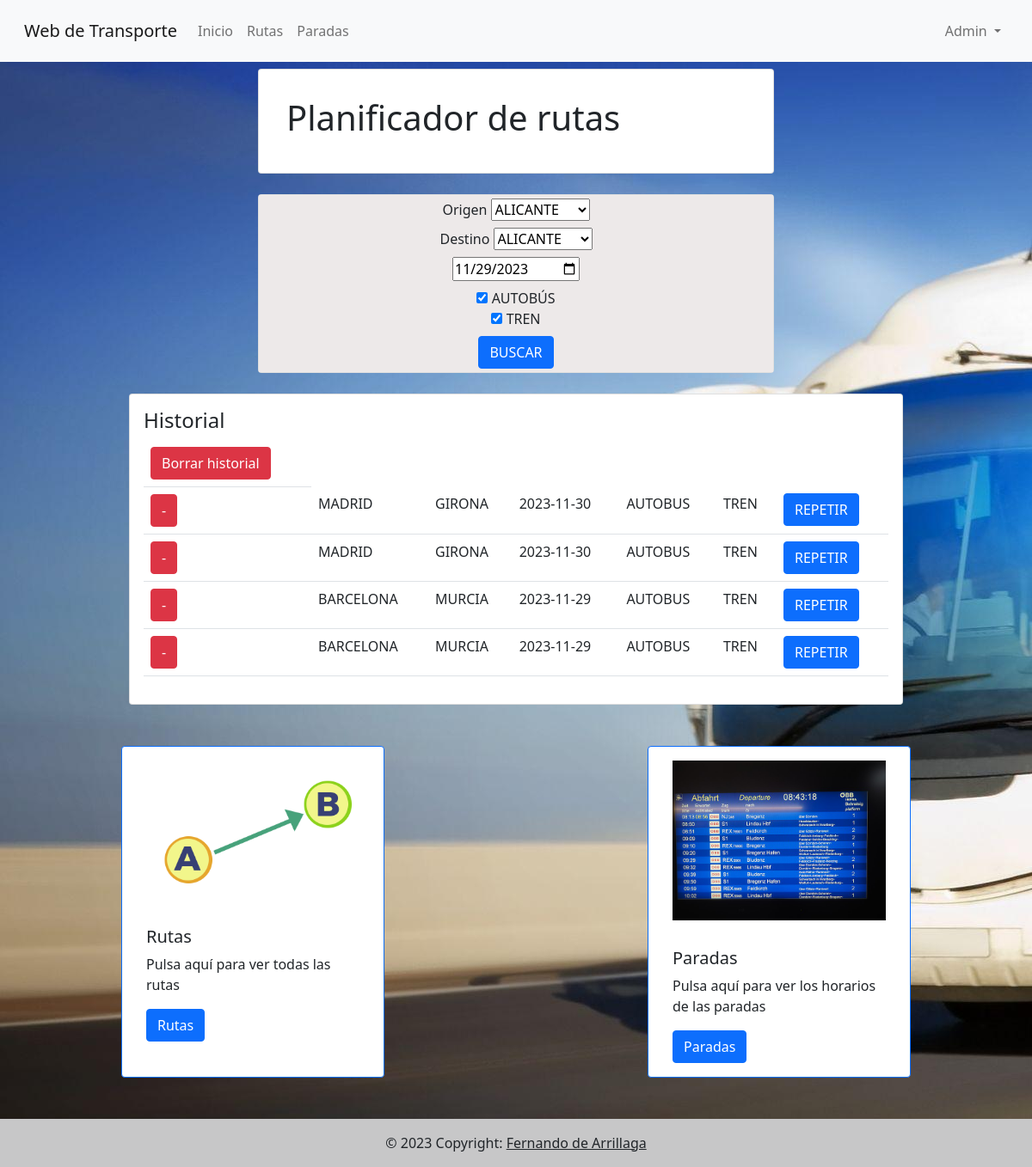
Page /index.php (signed in) on the committed database.
### tables this page shows
CREATE TABLE `historial` (
  `id` int(11) NOT NULL,
  `origen` varchar(11) DEFAULT NULL,
  `destino` varchar(11) DEFAULT NULL,
  `ruta` varchar(100) DEFAULT NULL,
  `parada` varchar(20) DEFAULT NULL,
  `fecha` date NOT NULL,
  `autobus` varchar(10) DEFAULT NULL,
  `tren` varchar(10) DEFAULT NULL,
  `id_usuario` int(11) DEFAULT NULL
);

### historial.php (the view, shortened to what this page needs)
<div class="d-flex justify-content-center">
    <div class="card text-start col-12 col-lg-9">
      <div class="card-body">
        <h4 class="card-title">Historial</h4>
        <?php
        $id=$_SESSION["id"];
        if ($pagina=="inicio") {
            $query="SELECT * FROM `historial` WHERE `origen` IS not null AND `destino` IS not null AND `id_usuario`=$id order BY `id` desc;";
        } elseif ($pagina=="rutas") {
            $query="SELECT * FROM `historial` WHERE `ruta` IS NOT NULL AND `id_usuario`=$id  order BY `id` desc;";
        } elseif ($pagina=="paradas") {
            $query="SELECT * FROM `historial` WHERE (`origen` is null AND `destino` is not null) OR (`origen` is NOT null AND `destino` is null) AND `id_usuario`=$id  order BY `id` desc;";
        }
        $sql=$conexion->query($query);
        $rows = array();
        while ($row = mysqli_fetch_assoc($sql)) {
        array_push($rows, $row);
        }
        ?>
        <table class="table table-stripped">
        <form action="borrarHistorial.php" method="post">
            <td><input type="submit" class="btn btn-danger" value="Borrar historial"></a></td>
            </form>
        <?php
        for ($i=0; $i < count($rows); $i++) {
            echo "<tr>";?>
            <form action="borrarHistorial.php" method="post">
            <td><input type="submit" class="btn btn-danger" value="-"></a></td>
            </form>
            <?php
            if($pagina=="inicio"){
                echo "<td>". $rows[$i]["origen"] ."</td>";
                echo "<td>". $rows[$i]["destino"]."</td>";
                echo "<td>". $rows[$i]["fecha"] ."</td>";
                echo "<td>". $rows[$i]["autobus"] ."</td>";
                echo "<td>". $rows[$i]["tren"] ."</td>";
                ?>
                <form action="resultado.php" method="post">
                <?php
            }
            ?>
            <td><input type="submit" class="btn btn-primary" value="REPETIR"></a></td>
        </form>
            <?php
            echo "</tr>";
        }
        ?>
        </table>
      </div>
    </div>
</div>

### style.css (style rules this page uses)
body { padding-top: 80px; background-image: url(img/background.jpg); min-height: 100vh; display: flex; flex-direction: column; }
footer { margin-top: auto; }

### rows in the picture
historial: origen "MADRID", destino "GIRONA", fecha "2023-11-30", autobus "AUTOBUS", tren "TREN"
historial: origen "MADRID", destino "GIRONA", fecha "2023-11-30", autobus "AUTOBUS", tren "TREN"
historial: origen "BARCELONA", destino "MURCIA", fecha "2023-11-29", autobus "AUTOBUS", tren "TREN"
historial: origen "BARCELONA", destino "MURCIA", fecha "2023-11-29", autobus "AUTOBUS", tren "TREN"

### other values in the picture
$_SESSION["usuario"] "Admin"
form field origen "ALICANTE"
form field destino "ALICANTE"
